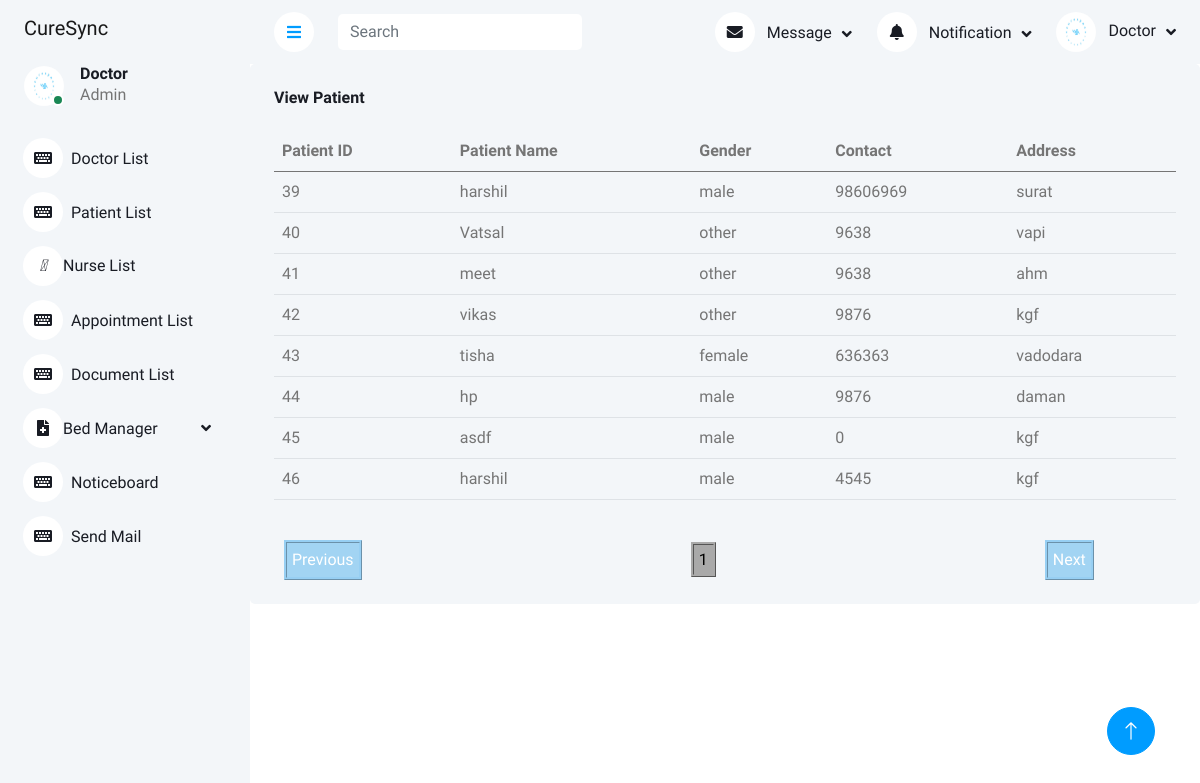
/patientlist/, run on the app's committed database.
### app1/models.py (models this page shows, shortened)
class Patient(models.Model):
    GENDER_CHOICES = [
        ('M', 'Male'),
        ('F', 'Female'),
        ('O', 'Other'),
    ]
    name=models.CharField(max_length=50)
    gender = models.CharField(max_length=1, choices=GENDER_CHOICES)
    department=models.ForeignKey(Department,on_delete=models.PROTECT)
    mobile=models.PositiveBigIntegerField()
    address=models.CharField(max_length=50)
    image=models.ImageField(upload_to = 'media/reportimages')
    mailid =models.CharField(max_length=50)

### app1/views.py (the view)
# urls.py: path('patientlist/',views.patientlist,name='patientlist'),
def patientlist(request):
    pat=Patient.objects.all()
    p = {'pat':pat}
    return render(request,'patientlist.html',p)

### template/patientlist.html (shortened to what this page needs)
{%extends 'admindoctor12.html'%}
{%block content %}
<div class="col-12">
    <div class="bg-light rounded h-100 p-4">
        <h6 class="mb-4">View Patient</h6>
        <div class="table-responsive">
            <table id="example" class="table">
                <thead>
                  <tr>
                    <th>
                      Patient ID
                    </th>
                    <th>
                      Patient Name
                    </th>
                    <th>
                      Gender
                    </th>
                    <th>
                      Contact
                    </th>
                    <th>
                      Address
                    </th>
                  </tr>
                </thead>
                <tbody>
                  {% for i in pat %}
                  <tr>
                      <td>{{i.id}}</td>
                      <td>{{i.name}}</td>
                      <td>{{i.gender}}</td>
                      <td>{{i.mobile}}</td>
                      <td>{{i.address}}</td>
                  </tr>
                  {% endfor i in pat %}
              </tbody>
              </table>
        </div>
    </div>
</div>
</div>
</div>
{% endblock %}

### static/css/style.css (style rules this page uses)
:root { --primary:#009CFF ; --light: #F3F6F9; --dark: #191C24; }

### data on the page
Patient: id "39", name "harshil", gender "male", mobile "98606969", address "surat"
Patient: id "40", name "Vatsal", gender "other", mobile "9638", address "vapi"
Patient: id "41", name "meet", gender "other", mobile "9638", address "ahm"
Patient: id "42", name "vikas", gender "other", mobile "9876", address "kgf"
Patient: id "43", name "tisha", gender "female", mobile "636363", address "vadodara"
Patient: id "44", name "hp", gender "male", mobile "9876", address "daman"
Patient: id "45", name "asdf", gender "male", mobile "0", address "kgf"
Patient: id "46", name "harshil", gender "male", mobile "4545", address "kgf"
